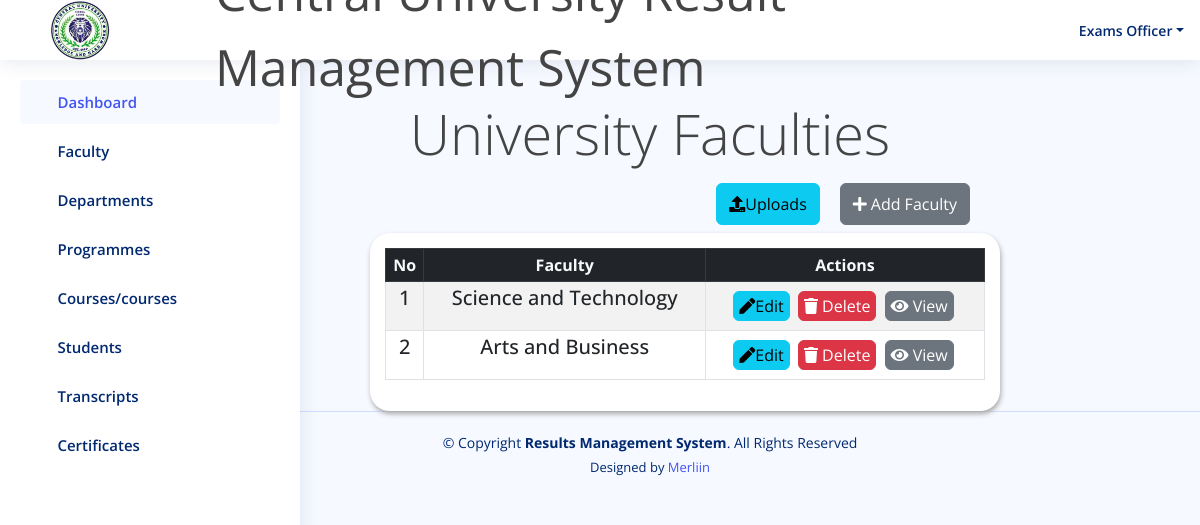
/result/faculty/ (signed in), run on the app's committed database.
### result/models.py (models this page shows, shortened)
class Faculty(models.Model):
    faculty = models.CharField(max_length=100, default='')

### result/views.py (the view)
# urls.py: path('faculty/', views.faculty, name='faculty'), #create and list all faculties
@login_required(login_url='login')
def faculty(request):
    facult = Faculty.objects.all()
    if request.method == 'POST':
        form = FacultyForm(request.POST)
        if form.is_valid():
            faculty = form.cleaned_data['faculty']
            if Faculty.objects.filter(faculty=faculty).exists():
                messages.error(request, f"'{faculty}' already exists!")
                return redirect('faculty')  # Redirect back to the faculty page without saving the form
            form.save()
            messages.success(request, "Faculty has been added!")
            return redirect('faculty')
    else:
        form = FacultyForm()
    return render(request, 'result/faculty.html', {'facult': facult, 'form': form})

### templates/result/faculty.html (shortened to what this page needs)
{% load static %}
<!DOCTYPE html>
<html lang="en">
<head>
  <link href="https://cdn.datatables.net/v/bs5/jszip-2.5.0/dt-1.13.4/b-2.3.6/b-html5-2.3.6/b-print-2.3.6/datatables.min.css" rel="stylesheet"/>
   <link rel="stylesheet" href="https://cdnjs.cloudflare.com/ajax/libs/font-awesome/5.15.4/css/all.min.css" />
  <link href="{% static 'assets/vendor/bootstrap/css/bootstrap.min.css' %}" rel="stylesheet">
  <link href="{% static 'assets/vendor/bootstrap-icons/bootstrap-icons.css' %}" rel="stylesheet">
  <link href="{% static 'assets/vendor/boxicons/css/boxicons.min.css' %}" rel="stylesheet">
  <link href="{% static 'assets/vendor/quill/quill.snow.css' %}" rel="stylesheet">
  <link href="{% static 'assets/vendor/quill/quill.bubble.css' %}" rel="stylesheet">
  <link href="{% static 'assets/vendor/remixicon/remixicon.css' %}" rel="stylesheet">
  <link href="{% static 'assets/vendor/simple-datatables/style.css'%}" rel="stylesheet">
  <link href="{% static 'assets/style.css'%}" rel="stylesheet">
  <link rel="stylesheet" href="{% static 'assets/css/result.css' %}">
</head>
<body>
  <header id="header" class="header fixed-top d-flex align-items-center">
    <div class="d-flex align-items-center justify-content-between">
      <img style="width: 60px; margin-left: -250px; margin-right: 50px; margin-top: 30px; margin-bottom:30px;"  src="{% static 'assets/img/cusl.jpeg' %}" alt="">
      <i class="bi bi-list toggle-sidebar-btn"></i>
    </div>
    <div class="search-bar">
      <marquee style="font-size: 50px;" behavior="" direction="">Central University Result Management System</marquee>
    </div>
    <nav class="header-nav ms-auto">
      <ul class="d-flex align-items-center">
        <li class="nav-item dropdown pe-3">
          <a class="nav-link nav-profile d-flex align-items-center pe-0" href="#" data-bs-toggle="dropdown">
            <span class="d-none d-md-block dropdown-toggle ps-2">Exams Officer</span>
          </a>
        </li>
      </ul>
    </nav>
  </header>
  <aside id="sidebar" class="sidebar">
    <ul class="sidebar-nav" id="sidebar-nav">
      <li class="nav-item">
        <a class="nav-link " href="{% url 'admin1' %}">
          <i class="bi bi-grid"></i>
          <span>Dashboard</span>
        </a>
      </li>
      <li class="nav-item">
        <a class="nav-link collapsed" data-bs-target="#components-nav" data-bs-toggle="collapse" href="#">
          <i class="bi bi-menu-button-wide"></i><span>Faculty</span><i class="bi bi-chevron-down ms-auto"></i>
        </a>
      </li>
      <li class="nav-item">
        <a class="nav-link collapsed" data-bs-target="#forms-nav" data-bs-toggle="collapse" href="#">
          <i class="bi bi-journal-text"></i><span>Departments</span><i class="bi bi-chevron-down ms-auto"></i>
        </a>
      </li>
      <li class="nav-item">
        <a class="nav-link collapsed" data-bs-target="#tables-nav" data-bs-toggle="collapse" href="#">
          <i class="bi bi-layout-text-window-reverse"></i><span>Programmes</span><i class="bi bi-chevron-down ms-auto"></i>
        </a>
      </li>
      <li class="nav-item">
        <a class="nav-link collapsed" data-bs-target="#charts-nav" data-bs-toggle="collapse" href="#">
          <i class="bi bi-bar-chart"></i><span>Courses/courses</span><i class="bi bi-chevron-down ms-auto"></i>
        </a>
      </li>
      <li class="nav-item">
        <a class="nav-link collapsed" data-bs-target="#icon-nav" data-bs-toggle="collapse" href="#">
          <i class="bi bi-person"></i><span>Students</span><i class="bi bi-chevron-down ms-auto"></i>
        </a>
      </li>
      <li class="nav-item">
        <a class="nav-link collapsed" data-bs-target="#iconnavi" data-bs-toggle="collapse" href="#">
          <i class="bi bi-person"></i><span>Transcripts</span><i class="bi bi-chevron-down ms-auto"></i>
        </a>
      </li>
      <li class="nav-item">
        <a class="nav-link collapsed" data-bs-target="#iconnav" data-bs-toggle="collapse" href="#">
          <i class="bi bi-person"></i><span>Certificates</span><i class="bi bi-chevron-down ms-auto"></i>
        </a>
      </li>
    </ul>
  </aside>
    <div class="container" style="margin-top:100px;">
            <div class="col-md-12">
                <p class="display-4 text-center" style="margin-left:100px;" >University Faculties</p>
            </div>
        </div>
        <div class="row">
          <div class="col-md-12">
              <div class="d-flex justify-content-end">
                <a href="{% url 'upload_faculty' %}" class="btn btn-info btn mb-2  py-2"
                   style="margin-right:20px;" type="submit">
                  <i class="fa fa-upload" aria-hidden="true"></i>Uploads</a>
                  <a href="" class="btn btn-secondary btn mb-2  py-2"
                  data-bs-toggle="modal" data-bs-target="#exampleModal" style="margin-right:230px;">
                  <i class="fas fa-plus">&nbsp;</i>Add Faculty</a>
              </div>
          </div>
      </div>
        <div class="row ml-5 pl-5">
            <div class="col-12">
                <div class="data_table" style="margin-left:370px; margin-right: 200px;">
                    <table id="example" class="table table-striped table-bordered table-sm" >
                        <thead class="table-dark text-center text-light">
                            <tr>
                                <th  class="text-center">No</th>
                                <th  class="text-center">Faculty</th>
                                <th  class="text-center">Actions</th>
                            </tr>
                        </thead>
                        <tbody  class="text-center h5">
                          {% for obj in facult %}
                            <tr>
                                <td>{{ obj.id }}</td>
                                <td>{{ obj.faculty }}</td>
                                    <td>
                                        <a href="{% url 'edit_faculty' obj.id %}" class="btn btn-info" title="Edit Patient">
                                            <i class="fas fa-pen"></i>Edit
                                        </a>
                                        <a href="{% url 'delete_faculty' obj.id %}"  class="btn btn-danger" title="Edit Patient">
                                            <i class="fas fa-trash"></i> Delete
                                        </a>
                                        <a href="{% url 'view_faculty' obj.id %}"  class="btn btn-secondary" title="Edit Patient">
                                            <i class="fas fa-eye"></i> View
                                        </a>
                                    </td>
                            </tr>
                            {% endfor %}
                        </tbody>
                    </table>
                </div>
            </div>
        </div>
  <footer id="footer" class="footer" style="margin-left: 100px;">
    <div class="copyright" >
      &copy; Copyright <strong><span>Results Management System</span></strong>. All Rights Reserved
    </div>
    <div class="credits">
      Designed by <a href="">Merliin</a>
    </div>
  </footer>
</body>
</html>

### static/assets/style.css (style rules this page uses)
:root { scroll-behavior: smooth; }
body { font-family: "Open Sans", sans-serif; background: #f6f9ff; color: #444444; }
a { color: #4154f1; text-decoration: none; }
.header { transition: all 0.5s; z-index: 997; height: 60px; box-shadow: 0px 2px 20px rgba(1, 41, 112, 0.1); background-color: #fff; padding-left: 20px; }
.header .toggle-sidebar-btn { font-size: 32px; padding-left: 10px; cursor: pointer; color: #012970; }
.header .search-bar { min-width: 360px; padding: 0 20px; }
.header-nav ul { list-style: none; }
.header-nav>ul { margin: 0; padding: 0; }
.header-nav .nav-profile { color: #012970; }
.header-nav .nav-profile span { font-size: 14px; font-weight: 600; }
.sidebar { position: fixed; top: 60px; left: 0; bottom: 0; width: 300px; z-index: 996; transition: all 0.3s; padding: 20px; overflow-y: auto; scrollbar-width: thin; scrollbar-color: #aab7cf transparent; box-shadow: 0px 0px 20px rgba(1, 41, 112, 0.1); background-color: #fff; }
@media (min-width: 1200px) { #main, #footer { margin-left: 300px; } }
.sidebar-nav { padding: 0; margin: 0; list-style: none; }
.sidebar-nav li { padding: 0; margin: 0; list-style: none; }
.sidebar-nav .nav-item { margin-bottom: 5px; }
.sidebar-nav .nav-link { display: flex; align-items: center; font-size: 15px; font-weight: 600; color: #4154f1; transition: 0.3; background: #f6f9ff; padding: 10px 15px; border-radius: 4px; }
.sidebar-nav .nav-link i { font-size: 16px; margin-right: 10px; color: #4154f1; }
.sidebar-nav .nav-link.collapsed { color: #012970; background: #fff; }
.sidebar-nav .nav-link.collapsed i { color: #899bbd; }
.sidebar-nav .nav-link .bi-chevron-down { margin-right: 0; transition: transform 0.2s ease-in-out; }
.footer { padding: 20px 0; font-size: 14px; transition: all 0.3s; border-top: 1px solid #cddfff; }
.footer .copyright { text-align: center; color: #012970; }
.footer .credits { padding-top: 5px; text-align: center; font-size: 13px; color: #012970; }

### static/assets/css/result.css (style rules this page uses)
.data_table { background: #fff; padding: 15px; box-shadow: 1px 3px 5px #aaa; border-radius: 20px; }
.data_table .btn { padding: 2px 5px; margin: 5px 3px 5px 0; }

### data on the page
Faculty: id "1", faculty "Science and Technology"
Faculty: id "2", faculty "Arts and Business"
